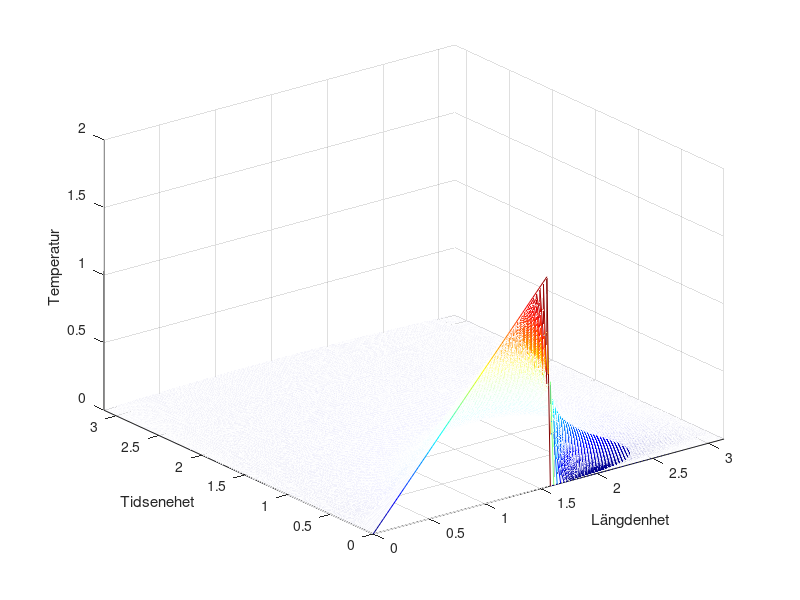

Write MATLAB code to recreate this figure.
clc
clear
close all;

N = 100;

L = pi;
dx = L / (N+1);
dt = dx^2/2;

h = dt/dx^2;
k = 1 - 2*h;

x = 0:dx:L;
t = 0:dt:L;

% --- skapa matrisen
M = zeros(length(x), length(t));

% --- räkna ut begynnelsevärde
m = 1;
while x(m) < pi/2
    M(m, 1) = x(m);
    m = m + 1;
end

% --- explicit euler med finita differenser
for tt = 1:length(t) - 1
    for xx = 2:length(x) - 1
        M(xx, tt+1) = h * M(xx-1, tt) - k * M(xx, tt) + h * M(xx+1, tt);
    end
end

[T, X] = meshgrid(t, x);
mesh(X, T, M)
colormap(jet(256))
xlabel('Längdenhet')
ylabel('Tidsenehet')
zlabel('Temperatur')
axis([0 pi 0 pi])